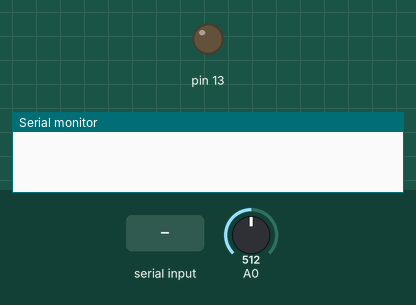
Simulated run of this sketch. Board: Arduino Uno, built with avr-gcc and run on an emulated ATmega328P. Parts: output pins drawn as LEDs (lit = HIGH), the last lines printed to the serial monitor. The test bench sets the inputs (shaded band); at power-on: A0 = 512.

Above: at 3.2 s.
3.3 s: "1" received over Serial
At 4.5 s:
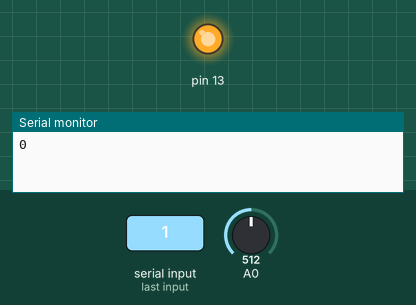
Timing chart, 0 to 6.3 s (numbered marks = the images above; inputs shaded):
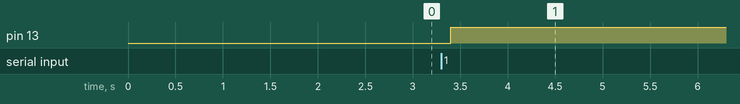

Measured:
- after the input at 3.3 s, pin 13: LOW → HIGH after 0.10 s

The sketch:

bsafe.ino
```cpp
 //WOMWN SAFETY
/*Flex sensor:
Thin strip of flex sensor=ground
Thick strip of flex sensor=A0
Thick strip of flex sensor is also connected to 47K ohm resistor. The other terminal of resistor is connected 5V()
Bluetooth module:
RX bluetooth= TX arduino
TX bluetooth= RX arduino
+5V bluetooth= +5V arduino
Ground bluetooth= ground arduino
*/

int value=0;
int resistance=0;

void setup() {
Serial.begin(9600); //9600 is baudrate
pinMode(13,OUTPUT);
pinMode(A0,INPUT);
resistance=analogRead(A0);
delay(2000);
}

void loop() {
  // put your main code here, to run repeatedly:
char x='0';
if(Serial.available())
{
  x=Serial.read();
  if(x=='1')
  {while(x!='0')
  {
    digitalWrite(13,HIGH);
    value=analogRead(A0);
    if((value-resistance)>=10||(resistance-value)>=10)
  {
    Serial.println(1);
    delay(10);
    }
    else
    {
      Serial.println(0);
      delay(10);
      }
    delay(2000);
    }
    }
  if(x=='0')
  digitalWrite(13,LOW);
  }
  delay(100);
}
```
